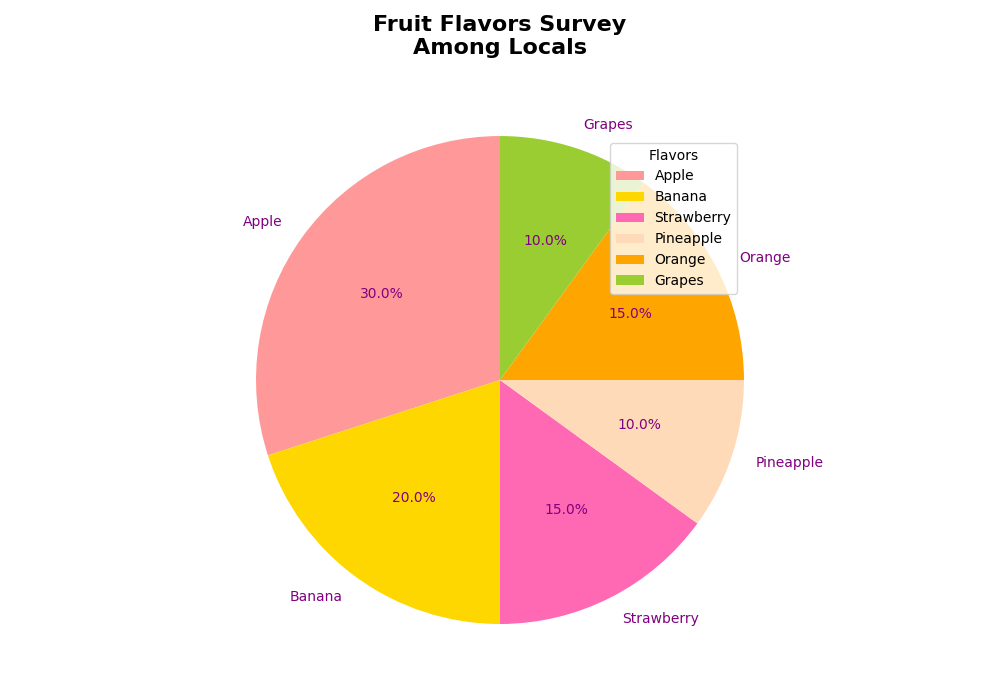

Write the Python code that produced this figure.
import matplotlib.pyplot as plt

flavors = ['Apple', 'Banana', 'Strawberry', 'Pineapple', 'Orange', 'Grapes']
preferences = [300, 200, 150, 100, 150, 100]

colors = ['#FF9999', '#FFD700', '#FF69B4', '#FFDAB9', '#FFA500', '#9ACD32']

fig, ax = plt.subplots(figsize=(10, 7))

wedges, texts, autotexts = ax.pie(
    preferences, labels=flavors, colors=colors, autopct='%1.1f%%', 
    startangle=90, textprops={'fontsize': 10, 'color': 'purple'}
)

ax.set_title('Fruit Flavors Survey\nAmong Locals', fontsize=16, fontweight='bold', pad=15)

ax.legend(wedges, flavors, title="Flavors", loc="upper right", bbox_to_anchor=(0.9, 0.9))

plt.tight_layout()
plt.show()
